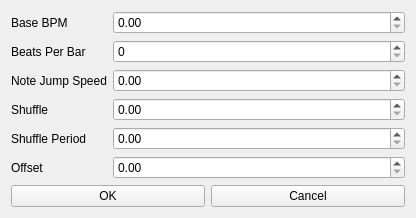
<?xml version="1.0" encoding="UTF-8"?>
<ui version="4.0">
 <class>infoWidget</class>
 <widget class="QWidget" name="infoWidget">
  <property name="geometry">
   <rect>
    <x>0</x>
    <y>0</y>
    <width>416</width>
    <height>201</height>
   </rect>
  </property>
  <property name="windowTitle">
   <string>Form</string>
  </property>
  <layout class="QVBoxLayout" name="verticalLayout">
   <item>
    <layout class="QFormLayout" name="formLayout">
     <item row="0" column="0">
      <widget class="QLabel" name="baseBPMLabel">
       <property name="text">
        <string>Base BPM</string>
       </property>
      </widget>
     </item>
     <item row="0" column="1">
      <widget class="QDoubleSpinBox" name="baseBPMIn"/>
     </item>
     <item row="1" column="0">
      <widget class="QLabel" name="beatsPerBarLabel">
       <property name="text">
        <string>Beats Per Bar</string>
       </property>
      </widget>
     </item>
     <item row="1" column="1">
      <widget class="QSpinBox" name="beatsPerBarIn"/>
     </item>
     <item row="2" column="0">
      <widget class="QLabel" name="noteJumpSpeedLabel">
       <property name="text">
        <string>Note Jump Speed</string>
       </property>
      </widget>
     </item>
     <item row="2" column="1">
      <widget class="QDoubleSpinBox" name="noteJumpSpeedIn"/>
     </item>
     <item row="3" column="0">
      <widget class="QLabel" name="shuffleLabel">
       <property name="text">
        <string>Shuffle</string>
       </property>
      </widget>
     </item>
     <item row="3" column="1">
      <widget class="QDoubleSpinBox" name="shuffleIn"/>
     </item>
     <item row="4" column="0">
      <widget class="QLabel" name="shufflePeriodLabel">
       <property name="text">
        <string>Shuffle Period</string>
       </property>
      </widget>
     </item>
     <item row="4" column="1">
      <widget class="QDoubleSpinBox" name="shufflePeriodIn"/>
     </item>
     <item row="5" column="0">
      <widget class="QLabel" name="offsetLabel">
       <property name="text">
        <string>Offset</string>
       </property>
      </widget>
     </item>
     <item row="5" column="1">
      <widget class="QDoubleSpinBox" name="offsetIn"/>
     </item>
    </layout>
   </item>
   <item>
    <layout class="QHBoxLayout" name="horizontalLayout">
     <item>
      <widget class="QPushButton" name="levelInfoOkBtn">
       <property name="text">
        <string>OK</string>
       </property>
      </widget>
     </item>
     <item>
      <widget class="QPushButton" name="levelInfoCancelBtn">
       <property name="text">
        <string>Cancel</string>
       </property>
      </widget>
     </item>
    </layout>
   </item>
  </layout>
 </widget>
 <resources/>
 <connections/>
</ui>
